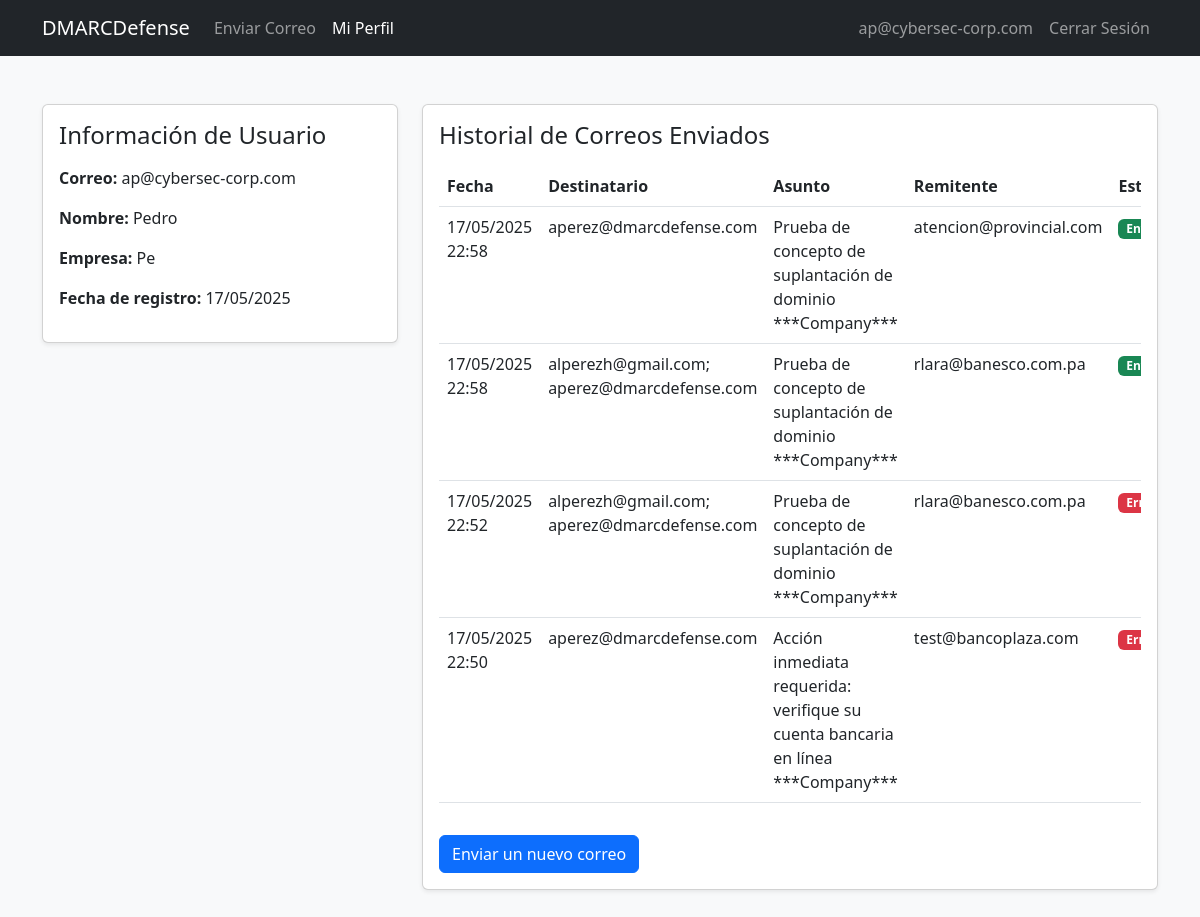
The page /profile (signed in) on the database its author committed.
### app.py (models this page shows, shortened)
class User(UserMixin, db.Model):
    id = db.Column(db.Integer, primary_key=True)
    email = db.Column(db.String(120), unique=True, nullable=False)
    password_hash = db.Column(db.String(128))
    name = db.Column(db.String(100))
    company = db.Column(db.String(100))
    is_admin = db.Column(db.Boolean, default=False)  # Campo para identificar administradores
    created_at = db.Column(db.DateTime, default=datetime.utcnow)
    emails = db.relationship('SentEmail', backref='user', lazy=True)

class SentEmail(db.Model):
    id = db.Column(db.Integer, primary_key=True)
    user_id = db.Column(db.Integer, db.ForeignKey('user.id'), nullable=False)
    user_email = db.Column(db.String(120), nullable=True)  # Puede ser nulo para compatibilidad
    sender = db.Column(db.String(120), nullable=False)
    recipient = db.Column(db.String(200), nullable=False)
    subject = db.Column(db.String(200), nullable=False)
    body = db.Column(db.Text, nullable=False)
    template_id = db.Column(db.String(10), nullable=True)  # Puede ser nulo para compatibilidad
    status = db.Column(db.String(20), default='sent')
    sent_at = db.Column(db.DateTime, default=datetime.utcnow)

### app.py (the view)
@app.route('/profile')
@login_required
def profile():
    try:
        emails = SentEmail.query.filter_by(user_id=current_user.id).order_by(SentEmail.sent_at.desc()).all()
    except Exception as e:
        print(f"Error en profile: {e}")
        emails = db.session.query(
            SentEmail.id,
            SentEmail.user_id,
            SentEmail.sender,
            SentEmail.recipient,
            SentEmail.subject,
            SentEmail.body,
            SentEmail.status,
            SentEmail.sent_at
        ).filter(SentEmail.user_id == current_user.id).order_by(SentEmail.sent_at.desc()).all()
    return render_template('profile.html', emails=emails)

### app.py (called while the page is built)
@login_manager.user_loader
def load_user(user_id):
    return User.query.get(int(user_id))

### templates/profile.html (shortened to what this page needs)
<!doctype html>
<html lang="es">
<head>
  <link href="https://cdn.jsdelivr.net/npm/bootstrap@5.3.0/dist/css/bootstrap.min.css" rel="stylesheet">
</head>
<body class="bg-light">
<nav class="navbar navbar-expand-lg navbar-dark bg-dark">
  <div class="container">
    <a class="navbar-brand" href="{{ url_for('send_email') }}">DMARCDefense</a>
    <div class="collapse navbar-collapse" id="navbarNav">
      <ul class="navbar-nav me-auto">
        <li class="nav-item">
          <a class="nav-link" href="{{ url_for('send_email') }}">Enviar Correo</a>
        </li>
        <li class="nav-item">
          <a class="nav-link active" href="{{ url_for('profile') }}">Mi Perfil</a>
        </li>
      </ul>
      <ul class="navbar-nav">
        <li class="nav-item">
          <span class="nav-link">{{ current_user.email }}</span>
        </li>
        <li class="nav-item">
          <a class="nav-link" href="{{ url_for('logout') }}">Cerrar Sesión</a>
        </li>
      </ul>
    </div>
  </div>
</nav>
<div class="container py-5">
  <div class="row">
    <div class="col-md-4 mb-4">
      <div class="card shadow-sm">
        <div class="card-body">
          <h4 class="card-title mb-3">Información de Usuario</h4>
          <p><strong>Correo:</strong> {{ current_user.email }}</p>
          <p><strong>Nombre:</strong> {{ current_user.name }}</p>
          <p><strong>Empresa:</strong> {{ current_user.company }}</p>
          <p><strong>Fecha de registro:</strong> {{ current_user.created_at.strftime('%d/%m/%Y') }}</p>
        </div>
      </div>
    </div>
    <div class="col-md-8">
      <div class="card shadow-sm">
        <div class="card-body">
          <h4 class="card-title mb-3">Historial de Correos Enviados</h4>
          {% if emails %}
            <div class="table-responsive">
              <table class="table table-hover">
                <thead>
                  <tr>
                    <th>Fecha</th>
                    <th>Destinatario</th>
                    <th>Asunto</th>
                    <th>Remitente</th>
                    <th>Estado</th>
                  </tr>
                </thead>
                <tbody>
                  {% for email in emails %}
                    <tr>
                      <td>{{ email.sent_at.strftime('%d/%m/%Y %H:%M') }}</td>
                      <td>{{ email.recipient }}</td>
                      <td>{{ email.subject }}</td>
                      <td>{{ email.sender }}</td>
                      <td>
                        {% if email.status == 'success' %}
                          <span class="badge bg-success">Enviado</span>
                        {% else %}
                          <span class="badge bg-danger">Error</span>
                        {% endif %}
                      </td>
                    </tr>
                  {% endfor %}
                </tbody>
              </table>
            </div>
          {% else %}
            <div class="alert alert-info">
              Aún no has enviado ningún correo.
            </div>
          {% endif %}
          <div class="mt-3">
            <a href="{{ url_for('send_email') }}" class="btn btn-primary">Enviar un nuevo correo</a>
          </div>
        </div>
      </div>
    </div>
  </div>
</div>
</body>
</html>

### rows shown on the page
User: email "ap@cybersec-corp.com", name "Pedro", company "Pe", created_at "17/05/2025"
SentEmail: sent_at "17/05/2025 22:58", recipient "aperez@dmarcdefense.com", subject "Prueba de concepto de suplantación de dominio ***Company***", sender "atencion@provincial.com", status "Enviado"
SentEmail: sent_at "17/05/2025 22:58", recipient "alperezh@gmail.com; aperez@dmarcdefense.com", subject "Prueba de concepto de suplantación de dominio ***Company***", sender "rlara@banesco.com.pa", status "Enviado"
SentEmail: sent_at "17/05/2025 22:52", recipient "alperezh@gmail.com; aperez@dmarcdefense.com", subject "Prueba de concepto de suplantación de dominio ***Company***", sender "rlara@banesco.com.pa", status "Error"
SentEmail: sent_at "17/05/2025 22:50", recipient "aperez@dmarcdefense.com", subject "Acción inmediata requerida: verifique su cuenta bancaria en línea ***Company***", sender "test@bancoplaza.com", status "Error"
